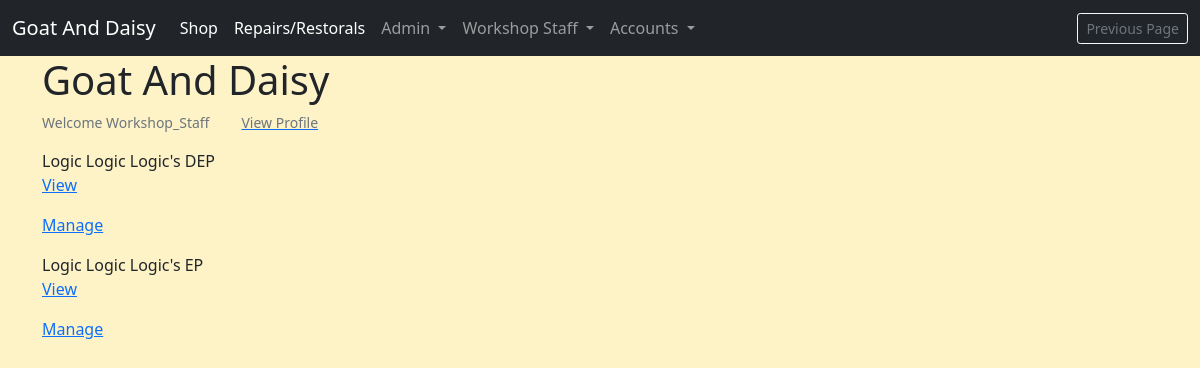
Before: /workshop/all_customer_invoices/ (signed in) with the older database file.
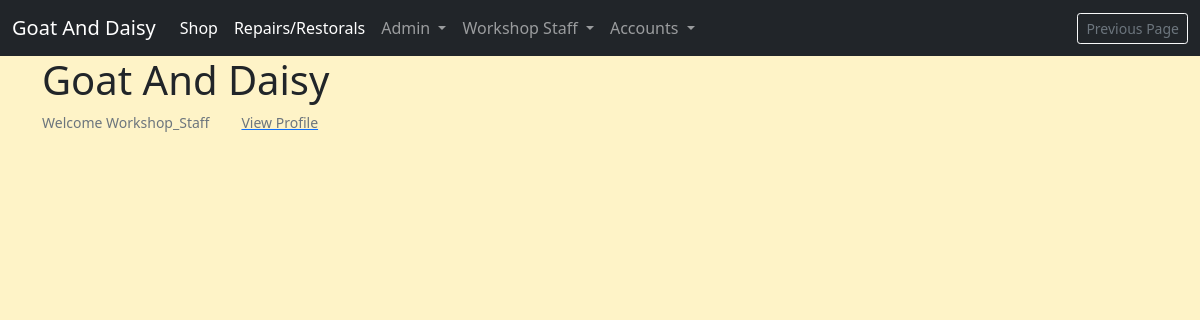
After: the same page with the newer database file.
### invoices/models.py (models this page shows, shortened)
class BaseInvoice(models.Model):
    date_created = models.DateField(auto_now_add=True)
    order_number = models.CharField(max_length=100, editable=False)
    full_name = models.CharField(max_length=100, null=True, blank=True)
    email = models.EmailField(null=True, blank=True)
    address1 = models.CharField(max_length=100, null=True, blank=True)
    address2 = models.CharField(max_length=100, null=True, blank=True)
    postcode = models.CharField(max_length=40, null=True, blank=True)
    town_or_city = models.CharField(max_length=40, null=True, blank=True)
    country = models.CharField(max_length=40, null=True, blank=True)
    notes = models.TextField(null=True, blank=True)
    order_amount = models.DecimalField(
        max_digits=6, decimal_places=2, default=0)
    shipping_cost = models.DecimalField(
        max_digits=6, decimal_places=2, default=0)
    order_total = models.DecimalField(
        max_digits=6, decimal_places=2, default=0)
    is_completed = models.BooleanField(default=False)
    paid_on = models.DateTimeField(null=True, blank=True)

class WorkshopCustomerInvoice(BaseInvoice):
    PAYMENT_CHOICES = [
        ('DEP', 'Deposit'),
        ('EP', 'End Payment'),
        ('SPT', 'Single Payment Total'),
        ('SP', 'Supplementary Payment'),
    ]
    service_ticket = models.ForeignKey(ServiceTicket, on_delete=models.CASCADE)
    payment_type = models.CharField(max_length=25, choices=PAYMENT_CHOICES)
    installment_paid = models.BooleanField(default=False)
    def __str__(self):
        return self.service_ticket.title + "'s" + " " + self.payment_type

### repairs_restorals/models.py (models this page shows, shortened)
class ServiceTicket(models.Model):
    customer = models.ForeignKey(
        Customer, related_name='service_ticket', on_delete=models.CASCADE)
    workshop_staff_responsible = models.ForeignKey(
        StaffMember, related_name='staff_tickets', on_delete=models.CASCADE)
    title = models.CharField(max_length=255)
    date_created = models.DateField(auto_now_add=True, editable=False)
    last_updated = models.DateField(auto_now=True, editable=False)
    service_description = models.TextField()
    link_to_desired_materials_1 = models.URLField(null=True, blank=True)
    link_to_desired_materials_2 = models.URLField(null=True, blank=True)
    link_to_desired_materials_3 = models.URLField(null=True, blank=True)
    is_completed = models.BooleanField(default=False)
    has_invoice = models.BooleanField(default=False)

### repairs_restorals/views.py (the view)
# urls.py: path('all_customer_invoices/', views.AllCustomerInvoices.as_view(), name="all_customer_invoices"),
class AllCustomerInvoices(ListView):
    model = WorkshopCustomerInvoice
    template_name = 'repairs_restorals/all_customer_invoices.html'
    context_object_name = "invoices"

### invoices/contexts.py (called while the page is built, shortened)
def shopping_cart(request):
    template_cart = []
    products_count = 0
    order_amount = 0
    shipping = 500
    cart = request.session.get('cart', {})
    for item in enumerate(template_cart):
        products_count += 1
    order_total = order_amount + shipping
    stripe_total = round(order_total * 100)
    context = {
        'template_cart': template_cart,
        'products_count': products_count,
        'order_amount': order_amount,
        'shipping': shipping,
        'order_total': order_total,
        'stripe_total': stripe_total,
    }
    return context

### profiles/templatetags/user_in_group_tag.py (called while the page is built)
@register.filter(name='has_group')
def has_group(user, group_name):
    try:
        group = Group.objects.get(name=group_name)
    except Group.DoesNotExist:
        return False
    return group in user.groups.all()

### repairs_restorals/templates/repairs_restorals/all_customer_invoices.html
{% extends 'base.html' %}
{% block content %}
{% for invoice in invoices %}
{{ invoice }}
<a href="{% url 'customer_invoice_detail' invoice.id %}">
    <p>View</p>
</a>
<a href="{% url 'admin_customer_invoice' invoice.id %}">
    <p>Manage</p>
</a>
{% endfor %}
{% endblock %}

Changed rows visible on the page:
removed WorkshopCustomerInvoice: service_ticket+payment_type "Logic Logic Logic's DEP"
removed WorkshopCustomerInvoice: service_ticket+payment_type "Logic Logic Logic's EP"
